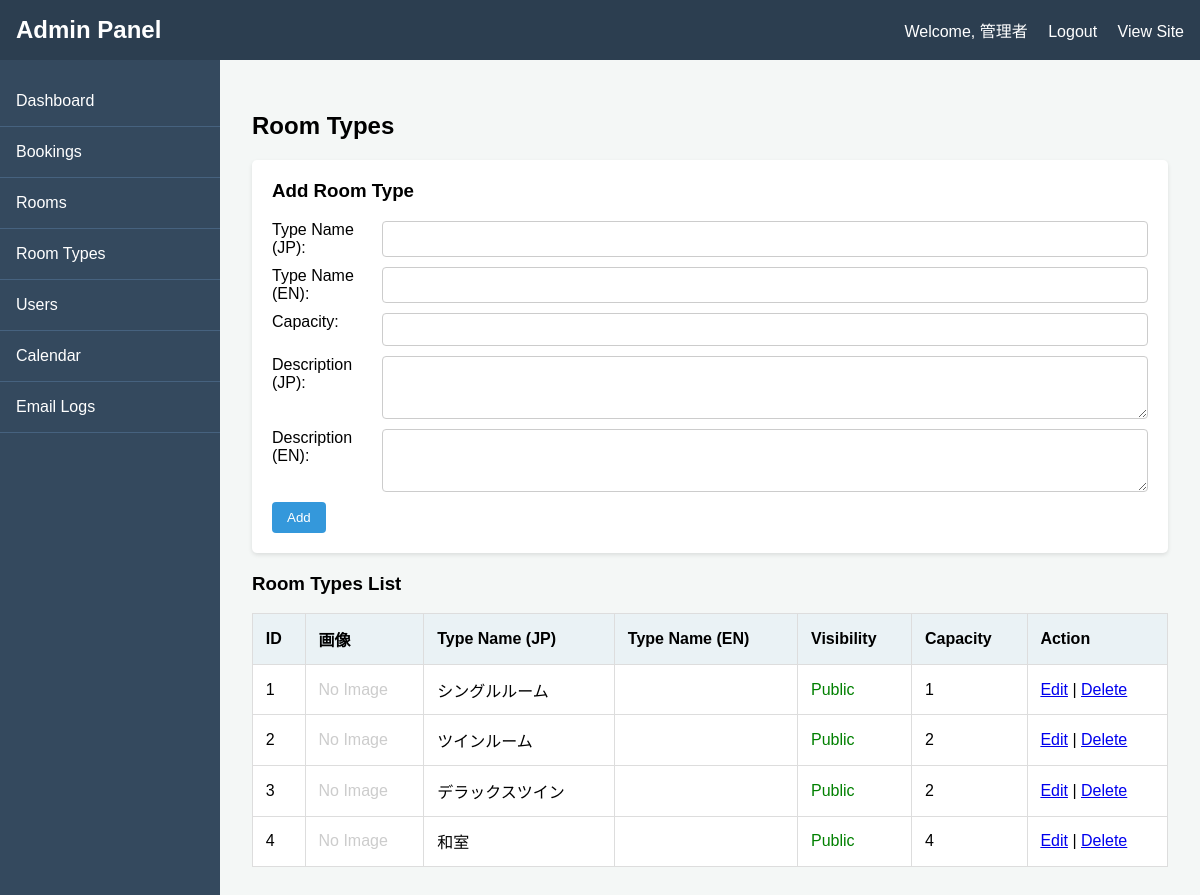
/admin/room_types.php (signed in), run on an earlier commit of the app's database.
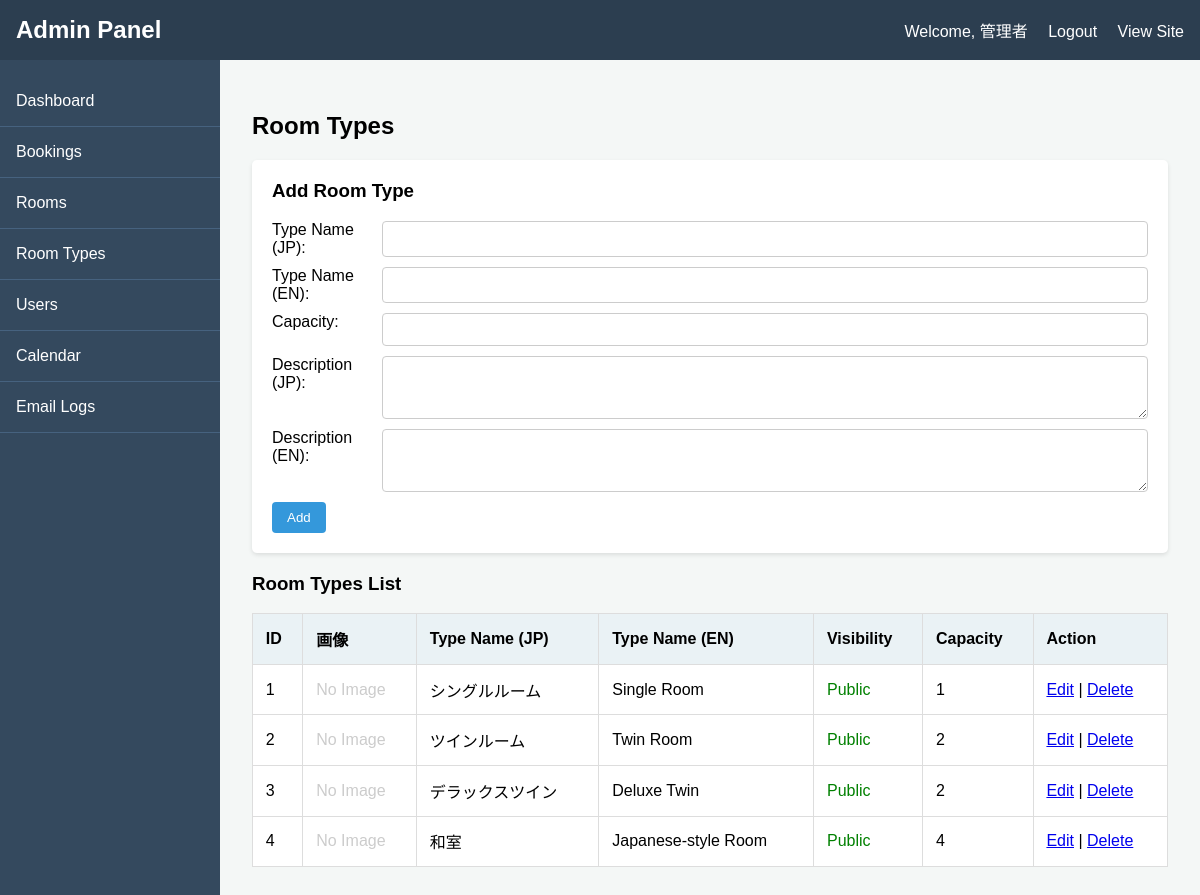
And on a later commit of the database.
### tables this page shows
CREATE TABLE `room_types` (
  `id` int(11) NOT NULL AUTO_INCREMENT,
  `name` varchar(255) NOT NULL COMMENT '部屋タイプ名',
  `name_en` varchar(255) DEFAULT NULL COMMENT '部屋タイプ名 (English)',
  `description` text DEFAULT NULL COMMENT '説明',
  `description_en` text DEFAULT NULL COMMENT '説明 (English)',
  `capacity` int(11) NOT NULL COMMENT '収容人数',
  `main_image` varchar(255) DEFAULT NULL COMMENT '部屋タイプ代表画像パス',
  `is_visible` tinyint(1) NOT NULL DEFAULT 1 COMMENT 'トップページ表示フラグ (1:表示, 0:非表示)',
  PRIMARY KEY (`id`)
);

### includes/language.php (called while the page is built, shortened)
<?php
$available_langs = ['ja', 'en'];
$default_lang = 'ja';
if (isset($_GET['lang']) && in_array($_GET['lang'], $available_langs)) {
    $current_lang = $_GET['lang'];
    $_SESSION['lang'] = $current_lang;
}
elseif (isset($_SESSION['lang']) && in_array($_SESSION['lang'], $available_langs)) {
    $current_lang = $_SESSION['lang'];
}
elseif (isset($_SERVER['HTTP_ACCEPT_LANGUAGE'])) {
    $browser_lang = substr($_SERVER['HTTP_ACCEPT_LANGUAGE'], 0, 2);
    if (in_array($browser_lang, $available_langs)) {
        $current_lang = $browser_lang;
    } else {
        $current_lang = $default_lang;
    }
}
else {
    $current_lang = $default_lang;
}
$lang_file_path = __DIR__ . '/../lang/' . $current_lang . '.json';
if (file_exists($lang_file_path)) {
    $lang_text = json_decode(file_get_contents($lang_file_path), true);
} else {
    $lang_text = json_decode(file_get_contents(__DIR__ . '/../lang/' . $default_lang . '.json'), true);
}
if (!function_exists('t')) {
    function t($key, ...$args) {
        global $lang_text;
        $string = isset($lang_text[$key]) ? $lang_text[$key] : $key;
        if (!empty($args)) {
            return vsprintf($string, $args);
        }
        return $string;
    }
}
?>

### includes/functions.php (called while the page is built, shortened)
<?php
function h($s) {
    return htmlspecialchars($s, ENT_QUOTES, 'UTF-8');
}

### admin/room_types.php (the view, shortened to what this page needs)
<?php
require_once 'admin_check.php';
try {
    $stmt = $dbh->query("SELECT * FROM room_types ORDER BY id ASC");
    $room_types = $stmt->fetchAll(PDO::FETCH_ASSOC);
} catch (PDOException $e) {
    $error = "部屋タイプ情報の取得に失敗しました: " . h($e->getMessage());
    $room_types = [];
}
require_once 'admin_header.php';
?>
<h2><?php echo h(t('admin_room_types')); ?></h2>
<div class="add-form">
    <h3><?php echo h(t('admin_room_types_add')); ?></h3>
    <form action="room_types.php" method="POST">
        <div class="form-row">
            <label for="name"><?php echo h(t('admin_room_type_name_jp')); ?>:</label>
            <input type="text" id="name" name="name" required>
        </div>
        <div class="form-row">
            <label for="name_en"><?php echo h(t('admin_room_type_name_en')); ?>:</label>
            <input type="text" id="name_en" name="name_en">
        </div>
        <div class="form-row">
            <label for="capacity"><?php echo h(t('admin_capacity')); ?>:</label>
            <input type="number" id="capacity" name="capacity" min="1" required>
        </div>
        <div class="form-row">
            <label for="description"><?php echo h(t('admin_desc_jp')); ?>:</label>
            <textarea id="description" name="description" rows="3"></textarea>
        </div>
        <div class="form-row">
            <label for="description_en"><?php echo h(t('admin_desc_en')); ?>:</label>
            <textarea id="description_en" name="description_en" rows="3"></textarea>
        </div>
        <button type="submit" class="btn-admin" style="background-color: #3498db;"><?php echo h(t('admin_add')); ?></button>
    </form>
</div>
<h3><?php echo h(t('admin_room_types_list')); ?></h3>
<div class="table-responsive">
<table>
    <thead>
        <tr>
            <th>ID</th>
            <th>画像</th>
            <th><?php echo h(t('admin_room_type_name_jp')); ?></th>
            <th><?php echo h(t('admin_room_type_name_en')); ?></th>
            <th><?php echo h(t('admin_visible')); ?></th>
            <th><?php echo h(t('admin_capacity')); ?></th>
            <th><?php echo h(t('admin_operation')); ?></th>
        </tr>
    </thead>
    <tbody>
        <?php foreach ($room_types as $type): ?>
            <tr>
                <td><?php echo h($type['id']); ?></td>
                <td>
                    <?php if (!empty($type['main_image'])): ?>
                        <img src="../assets/<?php echo h($type['main_image']); ?>" alt="Image" style="width: 50px; height: 40px; object-fit: cover;">
                    <?php else: ?>
                        <span style="color: #ccc;"><?php echo h(t('admin_no_image')); ?></span>
                    <?php endif; ?>
                </td>
                <td><?php echo h($type['name']); ?></td>
                <td><?php echo h($type['name_en']); ?></td>
                <td>
                    <?php if (!empty($type['is_visible'])): ?>
                        <span style="color: green;"><?php echo h(t('admin_public_on')); ?></span>
                    <?php else: ?>
                        <span style="color: gray;"><?php echo h(t('admin_public_off')); ?></span>
                    <?php endif; ?>
                </td>
                <td><?php echo h($type['capacity']); ?></td>
                <td>
                    <a href="edit_room_type.php?id=<?php echo h($type['id']); ?>"><?php echo h(t('admin_edit')); ?></a> |
                    <a href="room_types.php?action=delete&id=<?php echo h($type['id']); ?>" onclick="return confirm('<?php echo h(t('admin_delete_fail_constraint')); ?>');"><?php echo h(t('admin_delete')); ?></a>
                </td>
            </tr>
        <?php endforeach; ?>
    </tbody>
</table>
</div>
<?php
require_once 'admin_footer.php';
?>

What changed in the data, as far as the page shows it:
changed room_types "シングルルーム": name_en (not shown) → "Single Room"
changed room_types "ツインルーム": name_en (not shown) → "Twin Room"
changed room_types "デラックスツイン": name_en (not shown) → "Deluxe Twin"
changed room_types "和室": name_en (not shown) → "Japanese-style Room"
